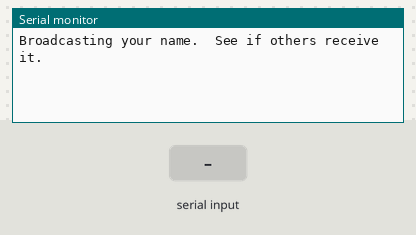
Simulated run of this sketch. Board: Arduino Uno, built with avr-gcc and run on an emulated ATmega328P. Parts: the last lines printed to the serial monitor. The test bench sets the inputs (shaded band).

Above: at 1.2 s.
1.3 s: "1" received over the second serial link
At 1.9 s:
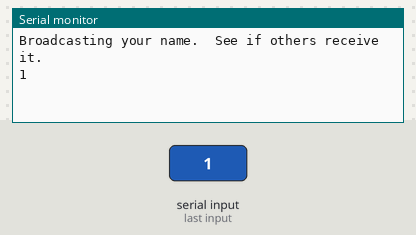
2.8 s: "0" received over the second serial link
At 4.3 s:
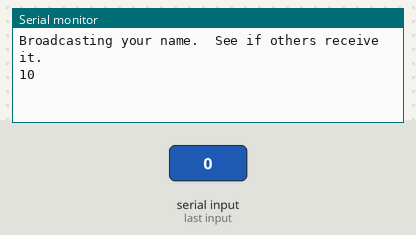

Measured:
- after the input at 1.3 s, the serial monitor: prints a new line at once (image 1)
- after the input at 2.8 s, the serial monitor: prints a new line at once (image 2)

The sketch:

XbeeTest2.ino
```cpp
#include <SoftwareSerial.h>

/*
  Software serial multple serial test

 Receives from the hardware serial, sends to software serial.
 Receives from software serial, sends to hardware serial.

 The circuit:
 * RX is digital pin 2 (connect to TX of xbee)
 * TX is digital pin 3 (connect to RX of xbee)
*/

#include <SoftwareSerial.h>

SoftwareSerial mySerial(2, 3); // RX, TX

void setup()
{
  // Open serial communications and wait for port to open:
  Serial.begin(9600);
  Serial.println("Broadcasting your name.  See if others receive it.");

  // set the data rate for the SoftwareSerial port
  mySerial.begin(9600);
  mySerial.println("Hello, world? This is Zanzie");
}

void loop() // run over and over
{
  if (mySerial.available())
    Serial.write(mySerial.read());
  if (Serial.available())
    mySerial.write(Serial.read());
}
```
